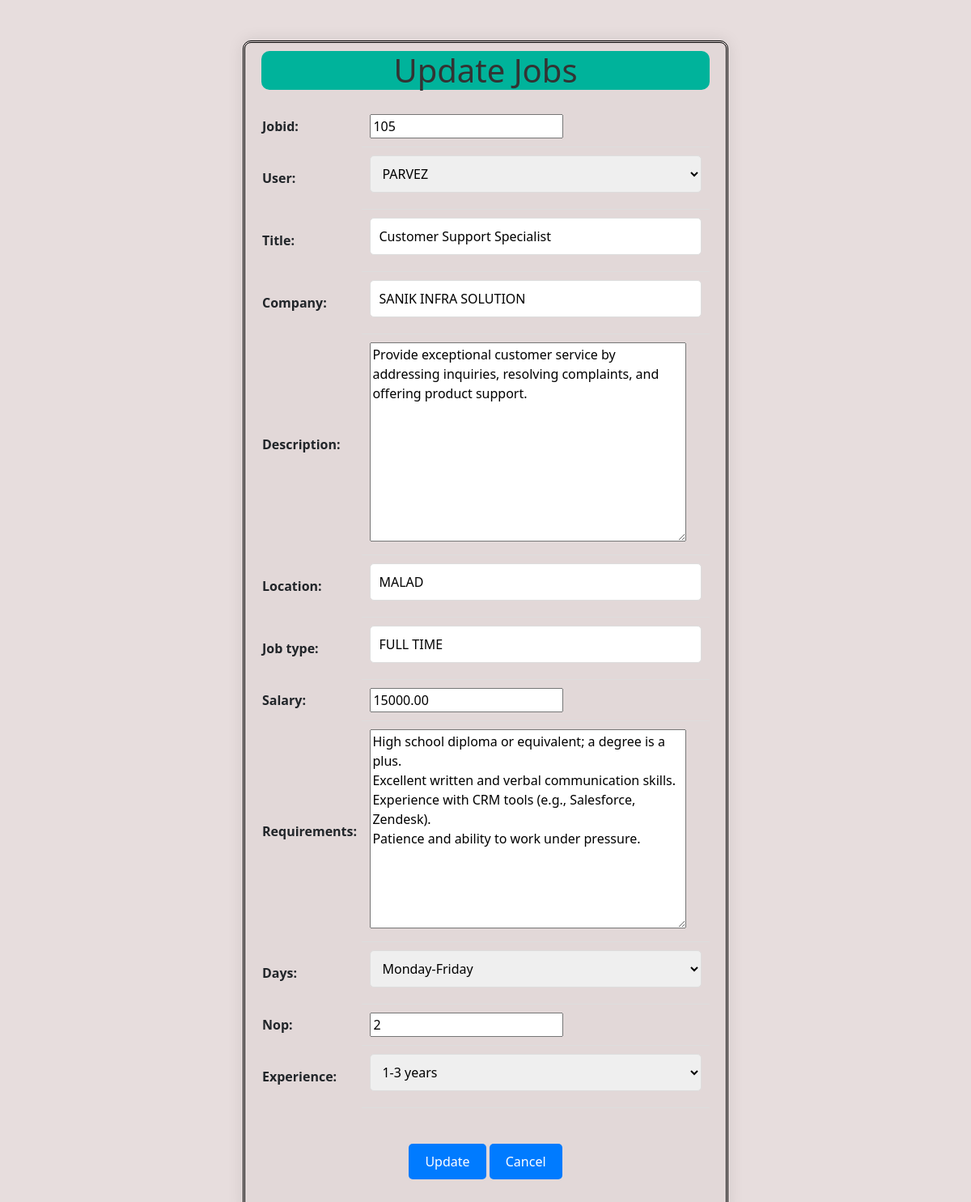
The page /updatejob/105 (signed in) on the database its author committed.
### portalapp/models.py (models this page shows)
class Job(models.Model):
    jobid = models.IntegerField(primary_key=True)
    user = models.ForeignKey(User, on_delete=models.CASCADE, null=True)
    title = models.CharField(max_length=100)
    company = models.CharField(max_length=100)
    description = models.TextField()
    location = models.CharField(max_length=100)
    job_type = models.CharField(max_length=50)
    salary = models.DecimalField(max_digits=10, decimal_places=2)
    requirements = models.TextField()
    DAYS_CHOICES = (
        ('monday-friday', 'Monday-Friday'),
        ('monday-saturday', 'Monday-Saturday'),
    )
    days = models.CharField(max_length=50, choices=DAYS_CHOICES,null=True)
    EXPERIENCE_CHOICES = (
        ('0-1 years', '0-1 years'),
        ('1-3 years', '1-3 years'),
        ('3-5 years', '3-5 years'),
        ('5-above years', '5 years and above'),
    )
    nop = models.DecimalField(max_digits=10,decimal_places=0,null=True)
    experience = models.CharField(max_length=20, choices=EXPERIENCE_CHOICES,null=True)
    created_at = models.DateTimeField(auto_now_add=True)

### portalapp/views.py (the view)
# urls.py: path("updatejob/<jobid>", views.updatejob, name="updatejob"),
def updatejob(req, jobid):
    user = req.user
    job = get_object_or_404(Job, pk=jobid, user=user)
    if req.method == "POST":
        form = RegisterJob(req.POST, req.FILES, instance=job)
        if form.is_valid():
            form.save()
            return redirect("/index")
    else:
        form = RegisterJob(instance=job)
    context = {"form": form, "job": job}
    return render(req, "updatejob.html", context)

### portalapp/forms.py
class RegisterJob(ModelForm):
    class Meta:
        model = Job
        fields = "__all__"

### portalapp/templates/updatejob.html (shortened to what this page needs)
<!DOCTYPE html>
<html lang="en">
<head>
    <link href="https://cdn.jsdelivr.net/npm/bootstrap@5.3.3/dist/css/bootstrap.min.css" rel="stylesheet">
</head>
<body>
    <div class="container">
        <div class="row">
            <center>
                <h1>Update Jobs</h1>
                <form action="" method="post" enctype="multipart/form-data">
                    <table>
                        {{form.as_table}}
                    </table>
                    <br>
                    <input type="submit" value="Update">
                    <a href="/index"><input type="button" value="Cancel"></a>
                </form>
            </center>
        </div>
    </div>
</body>
</html>

### portalapp/templates/updatejob.html (style rules this page uses)
body { background-color:rgb(231, 221, 221); font-family: 'Segoe UI', Tahoma, Geneva, Verdana, sans-serif; }
.container { background-color:rgb(226, 216, 216); border-radius: 10px; box-shadow: 0 0 20px rgba(0, 0, 0, 0.1); padding: 20px; max-width: 600px; margin: 50px auto; padding-top: 10px; border-radius: 10px; border-style: double; border-color: black; }
h1 { text-align: center; color: #333333; margin-bottom: 20px; background-color: #00b39b; border-radius: 10px; }
form { margin-bottom: 20px; }
input[type="submit"], input[type="button"] { background-color: #007bff; color: #ffffff; border: none; padding: 10px 20px; border-radius: 5px; cursor: pointer; transition: background-color 0.3s ease; }
table { width: 100%; border-collapse: collapse; margin-bottom: 20px; }
table td { padding: 10px; border-bottom: 1px solid #dddddd; }
input[type="text"], input[type="email"], select { width: 100%; padding: 10px; border: 1px solid #dddddd; border-radius: 5px; box-sizing: border-box; margin-bottom: 10px; }
a { text-decoration: none; color: #007bff; }

### rows shown on the page
Job: jobid "105", user "PARVEZ", title "Customer Support Specialist", company "SANIK INFRA SOLUTION", description "Provide exceptional customer service by addressing inquiries, resolving complaints, and offering product support.", location "MALAD", job_type "FULL TIME", salary "15000.00", requirements "High school diploma or equivalent; a degree is a plus. Excellent written and verbal communication skills. Experience with CRM tools (e.g., Salesforce, Zendesk). Patience and ability to work under pressure.", days "Monday-Friday", nop "2", experience "1-3 years"
